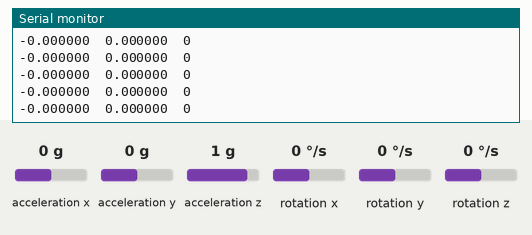
Bench run of a sketch on a simulated ESP8266 (NodeMCU). Parts: the last lines printed to the serial monitor. Wiring (inferred from the names in the program): MPU-6050 motion sensor at I2C address 0x68. The inputs (shaded band) are chosen by the test bench; at power-on: rotation x 0 °/s, acceleration x 0 g, acceleration y 0 g, acceleration z 1 g, rotation y 0 °/s, rotation z 0 °/s.

Above: at 10.7 s.
10.8 s: rotation x set to -192 °/s
At 11.4 s:
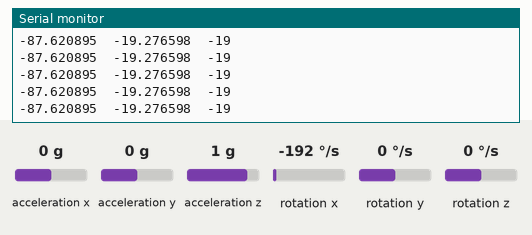
12.3 s: rotation x set to -100 °/s
At 12.9 s:
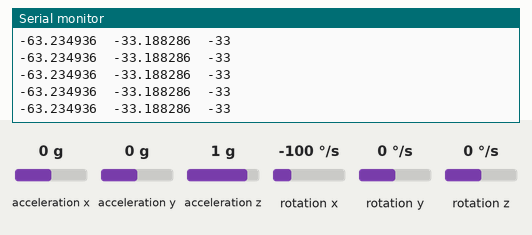
Timing chart, 0 to 15.3 s (numbered marks = the images above; inputs shaded):
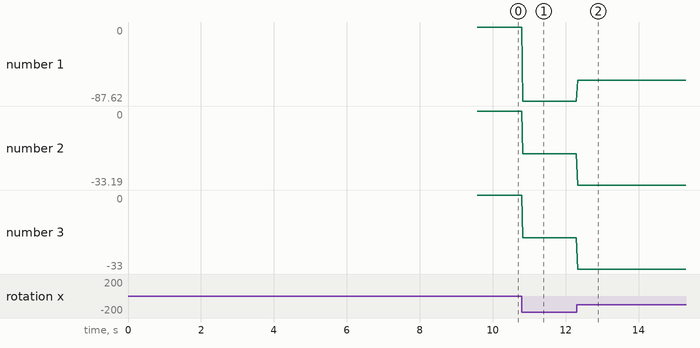

Measured:
- after the input at 10.8 s, the serial monitor: prints a new line at once (image 1)
- after the input at 12.3 s, the serial monitor: prints a new line at once (image 2)
- plotted number 1: 0 → -87.62 after the input at 10.8 s, -87.62 → -63.23 after the input at 12.3 s
- plotted number 2: 0 → -19.28 after the input at 10.8 s, -19.28 → -33.19 after the input at 12.3 s
- plotted number 3: 0 → -19 after the input at 10.8 s, -19 → -33 after the input at 12.3 s

The sketch:

CalibrationDataCode.ino
```cpp
/*
Intented to output
-the Centre Point of the Accelerometers & Gyros
-Average still drift for each sensor
	INSTRUCTIONS FOR USE
	-Upload to the ESP8266 module
	-Set the MPU6050 flat and as still as possible
	-Reset the ESP8266 and watch the serial output
*/
#include<Wire.h>
#include <ESP8266WiFi.h>

const int MPU=0x68;
int16_t AcX,AcY,AcZ,Tmp,GyX,GyY,GyZ;
long accellData[2][3], gyroData[2][3];
float rangedAccellData[3], rangedGyroData[3], rangedAngularData[3], prevRangedGyroData[3], prevRangedAccellData[3];
int accellFlutter[3] = {0, 0, 0};
int gyroFlutter[3] = {0, 0, 0};
int accellPeakValues[3] = {32768, 32768, 32768};
int gyroPeakValues[3] = {32768, 32768, 32768};
float accellFilters[3] = {0,0,0};
float gyroFilters[3] = {0,0,0};
int ticker=1, aCnt=0;
int calibrationRuns = 500, calibrationDelay = 5, caibrationMultiplier=2, sampleRate = 10;
short int maxRotationMultiplier[3] = {22, 22, 22};
//I2C Data & Clock pin foniguration, choose as you like
const byte dataPIN = D1, clockPIN = D2;


void setup()
{
  Serial.begin(115200);
  Serial.printf("\r\n\r\n");

  //Disable WIFI for Power save
  WiFi.mode(WIFI_OFF);
  //Init i2c and set up the MPU6050
  Wire.begin(dataPIN, clockPIN);
  Wire.beginTransmission(MPU);
  Wire.write(0x6B);
  Wire.write(0);
  Wire.endTransmission(true);

  Serial.printf("\r\nStart Acc/Gyro Calibration routine for standing noise %d cycles...\r\n", calibrationRuns);
  for(ticker=0; ticker<calibrationRuns; ticker++)
  {
    sampleIMU();
    accellData[0][0] += AcX;
    accellData[0][1] += AcY;
    accellData[0][2] += AcZ;
    gyroData[0][0] += GyX;
    gyroData[0][1] += GyY;
    gyroData[0][2] += GyZ;
    delay(calibrationDelay);
    if( ticker%(calibrationRuns/10)==(calibrationRuns/10)-1)
    {
      Serial.printf("%d\t", ticker);
    }
  }
  for(aCnt=0; aCnt<3; aCnt++)
  {
    accellData[1][aCnt] = accellData[0][aCnt]/calibrationRuns;
    gyroData[1][aCnt] = gyroData[0][aCnt]/calibrationRuns;
  }
  Serial.printf("\r\nStanding Noise Calibration complete.");
  Serial.printf("\r\n\tAX_Flutt\tAY_Flutt\tAZ_Flutt\t|\tGX_Flutt\tGY_Flutt\tGZ_Flutt");
  Serial.printf("\r\n\t%d\t%d\t%d\t\t\t|\t\t%d\t%d\t%d", accellData[1][0], accellData[1][1], accellData[1][2], gyroData[1][0], gyroData[1][1], gyroData[1][2]);
  //Set Accel avg flutter rates
  //Set GYRO avg flutter rates
  for(aCnt=0; aCnt<3; aCnt++)
  {
    accellFlutter[aCnt] = accellData[1][aCnt];
    gyroFlutter[aCnt] = gyroData[1][aCnt];
  }
  //Set Accel peak range
  //Set Gyro peak range
  for(aCnt=0; aCnt<3; aCnt++)
  {
    accellPeakValues[aCnt] -= abs(accellFlutter[aCnt]);
    gyroPeakValues[aCnt] -= abs(gyroFlutter[aCnt]);
    gyroPeakValues[aCnt] = sqrt(gyroPeakValues[aCnt]);
  }
  delay(1000);
  Serial.printf("\r\nStart calibration of input filters for %d cycles...\r\n", calibrationRuns);
  for(ticker=0; ticker<calibrationRuns; ticker++)
  {
    sampleIMU();
    accellData[0][0] = AcX-accellFlutter[0];
    accellData[0][1] = AcY-accellFlutter[1];
    accellData[0][2] = AcZ-accellFlutter[2];
    gyroData[0][0] = GyX-gyroFlutter[0];
    gyroData[0][1] = GyY-gyroFlutter[1];
    gyroData[0][2] = GyZ-gyroFlutter[2];

    for(aCnt=0; aCnt<3; aCnt++)
    {
      accellFilters[aCnt] += ((float)accellData[0][aCnt])/accellPeakValues[aCnt];
      if(gyroData[0][aCnt]>0)
      {
        gyroFilters[aCnt] +=  sqrt( gyroData[0][aCnt] ) / gyroPeakValues[aCnt] ;
      }
      else
      {
        gyroFilters[aCnt] +=  sqrt( abs(gyroData[0][aCnt]) ) / gyroPeakValues[aCnt] ;
      }
    }
    delay(calibrationDelay);
    if( ticker%(calibrationRuns/10)==(calibrationRuns/10)-1)
    {
      Serial.printf("%d\t", ticker);
    }
  }
  //set filter ranges for each axis
  for(ticker=0; ticker<3; ticker++)
  {
    accellFilters[ticker] = (accellFilters[ticker]/calibrationRuns)*caibrationMultiplier;
    gyroFilters[ticker] = (gyroFilters[ticker]/calibrationRuns)*caibrationMultiplier;
  }
  Serial.printf("\r\nFilter Calibration complete....");
  Serial.printf("\r\nAx\t%f\tAy\t%f\tAz\t%f\tGx\t%f\tGy\t%f\tGz\t%f", accellFilters[0],accellFilters[1],accellFilters[2],gyroFilters[0],gyroFilters[1],gyroFilters[2]);
  Serial.printf("\r\nIMU CALIBRATION COMPLETE\r\n");
  delay(2000);
}

void loop()
{
  calcIMUData();
  trackAngle();
  Serial.printf("\r\n%f\t%f\t%d", rangedGyroData[0]*100, rangedAngularData[0], ((int)rangedAngularData[0])%360 );
  delay(20);
}

void sampleIMU()
{
  Wire.beginTransmission(MPU);
  Wire.write(0x3B);
  Wire.endTransmission(false);
  Wire.requestFrom(MPU,14,1);
  //Read X,Y & Z accelerometer data
  AcX=Wire.read()<<8|Wire.read();
  AcY=Wire.read()<<8|Wire.read();
  AcZ=Wire.read()<<8|Wire.read();
  //Temperature(not used for anything n this code)
  Tmp=Wire.read()<<8|Wire.read();
  //Read X,Y & Z Gyro data
  GyX=Wire.read()<<8|Wire.read();
  GyY=Wire.read()<<8|Wire.read();
  GyZ=Wire.read()<<8|Wire.read();
}

void calcIMUData()
{
  //Reset Accell/Gyro Counters
  for(aCnt=0; aCnt<3; aCnt++)
  {
    //Store previous readings to analyise gradient slope direction
    prevRangedAccellData[aCnt] = rangedAccellData[aCnt];
    prevRangedGyroData[aCnt] = rangedGyroData[aCnt];
    //clear out values for this read
    accellData[0][aCnt] = 0;
    gyroData[0][aCnt]=0;
  }
  //Take sampleRate number of samples for averaging
  for(aCnt=0; aCnt<sampleRate; aCnt++)
  {
    sampleIMU();
    //Read in raw values
    accellData[0][0] += AcX-accellFlutter[0];
    accellData[0][1] += AcY-accellFlutter[1];
    accellData[0][2] += AcZ-accellFlutter[2];
    gyroData[0][0] += GyX-gyroFlutter[0];
    gyroData[0][1] += GyY-gyroFlutter[1];
    gyroData[0][2] += GyZ-gyroFlutter[2];
  }
  for(aCnt=0; aCnt<3; aCnt++)
  {
    accellData[0][aCnt] = accellData[0][aCnt]/sampleRate;
    gyroData[0][aCnt] = gyroData[0][aCnt]/sampleRate;
  }

  //calculate ratio based on peak
  for(aCnt=0; aCnt<3; aCnt++)
  {
    rangedAccellData[aCnt] = ((float)accellData[0][aCnt]) / accellPeakValues[aCnt];
    if(gyroData[0][aCnt]>0)
    {
      rangedGyroData[aCnt] = sqrt( gyroData[0][aCnt] ) / gyroPeakValues[aCnt];
    }
    else
    {
      rangedGyroData[aCnt] = -( sqrt( abs(gyroData[0][aCnt]) ) / gyroPeakValues[aCnt] );
    }

    if( rangedAccellData[aCnt]<accellFilters[aCnt] && rangedAccellData[aCnt]>-accellFilters[aCnt] ){rangedAccellData[aCnt]=0;}
    if( rangedGyroData[aCnt]<gyroFilters[aCnt] && rangedGyroData[aCnt]>-gyroFilters[aCnt] ){rangedGyroData[aCnt]=0;}
  }
}

float getSlope(float x1, float x2)
{
  float slope=0;

  if(x1!=x2)
  {
    slope = 1 / (x2-x1);
  }
  return slope;
}

void trackAngle()
{
  float currentSlope = 0;
  for(ticker=0; ticker<3; ticker++)
  {
    currentSlope = getSlope(prevRangedGyroData[ticker], rangedGyroData[ticker]);
    if(currentSlope>0)
    {
        rangedAngularData[ticker] += (maxRotationMultiplier[ticker]*rangedGyroData[ticker]);
    }
    else if(currentSlope<0)
    {
        rangedAngularData[ticker] -= maxRotationMultiplier[ticker] * abs(rangedGyroData[ticker]);
    }
  }
}
```
